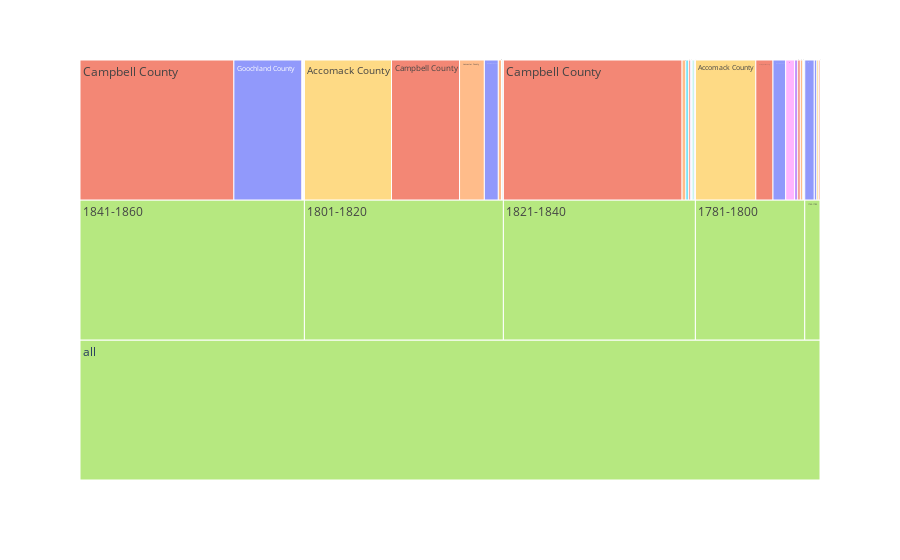

Source (notebook cell):
### Code cell
fig = px.icicle(df, 
                path=[px.Constant("all"), 'Period', 'Locality'],
                values='Slaves', 
                color='Locality')

fig.update_traces(root_color="lightgrey", 
                  tiling=dict(orientation='v', flip='y'))

fig.show()

### Figure 1 — Plotly figure (JSON) as saved in the notebook; plotly's stock layout.template omitted (floating-point values rounded to 4 significant figures)
{"data": [{"branchvalues": "total", "customdata": [["Middlesex County"], ["Norfolk County"], ["Norfolk County"], ["Petersburg City"], ["Petersburg City"], ["Prince Edward County"], ["Middlesex County"], ["Lancaster County"], ["Southampton County"], ["Staunton City"], ["(?)"], ["(?)"], ["(?)"], ["(?)"], ["Rockingham County"], ["Norfolk County"], ["Southampton County"], ["Rockingham County"], ["Norfolk County"], ["Accomack County"], ["Goochland County"], ["Campbell County"], ["Caroline County"], ["Frederick County"], ["Lancaster County"], ["Arlington County"], ["Goochland County"], ["Accomack County"], ["Goochland County"], ["Goochland County"], ["Lancaster County"], ["Goochland County"], ["Accomack County"], ["Norfolk County"], ["Campbell County"], ["Campbell County"], ["Campbell County"], ["Henry County"], ["Lancaster County"], ["(?)"], ["Petersburg City"], ["(?)"]], "domain": {"x": [0, 1], "y": [0, 1]}, "hovertemplate": "labels=%{label}<br>Slaves=%{value}<br>parent=%{parent}<br>id=%{id}<br>Locality=%{customdata[0]}<extra></extra>", "ids": ["all/1760-1780/Middlesex County", "all/1821-1840/Norfolk County", "all/1841-1860/Norfolk County", "all/1781-1800/Petersburg City", "all/1801-1820/Petersburg City", "all/1781-1800/Prince Edward County", "all/1781-1800/Middlesex County", "all/1841-1860/Lancaster County", "all/1841-1860/Southampton County", "all/1821-1840/Staunton City", "all/1760-1780", "all/1781-1800", "all/1801-1820", "all/1821-1840", "all/1841-1860/Rockingham County", "all/1801-1820/Norfolk County", "all/1821-1840/Southampton County", "all/1781-1800/Rockingham County", "all/1760-1780/Norfolk County", "all/1760-1780/Accomack County", "all/1760-1780/Goochland County", "all/1841-1860/Campbell County", "all/1781-1800/Caroline County", "all/1821-1840/Frederick County", "all/1821-1840/Lancaster County", "all/1801-1820/Arlington County", "all/1781-1800/Goochland County", "all/1781-1800/Accomack County", "all/1821-1840/Goochland County", "all/1841-1860/Goochland County", "all/1801-1820/Lancaster County", "all/1801-1820/Goochland County", "all/1801-1820/Accomack County", "all/1781-1800/Norfolk County", "all/1821-1840/Campbell County", "all/1801-1820/Campbell County", "all/1781-1800/Campbell County", "all/1821-1840/Henry County", "all/1781-1800/Lancaster County", "all/1841-1860", "all/1821-1840/Petersburg City", "all"], "labels": ["Middlesex County", "Norfolk County", "Norfolk County", "Petersburg City", "Petersburg City", "Prince Edward County", "Middlesex County", "Lancaster County", "Southampton County", "Staunton City", "1760-1780", "1781-1800", "1801-1820", "1821-1840", "Rockingham County", "Norfolk County", "Southampton County", "Rockingham County", "Norfolk County", "Accomack County", "Goochland County", "Campbell County", "Caroline County", "Frederick County", "Lancaster County", "Arlington County", "Goochland County", "Accomack County", "Goochland County", "Goochland County", "Lancaster County", "Goochland County", "Accomack County", "Norfolk County", "Campbell County", "Campbell County", "Campbell County", "Henry County", "Lancaster County", "1841-1860", "Petersburg City", "all"], "marker": {"colors": ["#636efa", "#EF553B", "#EF553B", "#00cc96", "#00cc96", "#ab63fa", "#636efa", "#FFA15A", "#19d3f3", "#FF6692", "#B6E880", "#B6E880", "#B6E880", "#B6E880", "#FF97FF", "#EF553B", "#19d3f3", "#FF97FF", "#EF553B", "#FECB52", "#636efa", "#EF553B", "#00cc96", "#ab63fa", "#FFA15A", "#FFA15A", "#636efa", "#FECB52", "#636efa", "#636efa", "#FFA15A", "#636efa", "#FECB52", "#EF553B", "#EF553B", "#EF553B", "#EF553B", "#19d3f3", "#FFA15A", "#B6E880", "#00cc96", "#B6E880"]}, "name": "", "parents": ["all/1760-1780", "all/1821-1840", "all/1841-1860", "all/1781-1800", "all/1801-1820", "all/1781-1800", "all/1781-1800", "all/1841-1860", "all/1841-1860", "all/1821-1840", "all", "all", "all", "all", "all/1841-1860", "all/1801-1820", "all/1821-1840", "all/1781-1800", "all/1760-1780", "all/1760-1780", "all/1760-1780", "all/1841-1860", "all/1781-1800", "all/1821-1840", "all/1821-1840", "all/1801-1820", "all/1781-1800", "all/1781-1800", "all/1821-1840", "all/1841-1860", "all/1801-1820", "all/1801-1820", "all/1801-1820", "all/1781-1800", "all/1821-1840", "all/1801-1820", "all/1781-1800", "all/1821-1840", "all/1781-1800", "all", "all/1821-1840", ""], "root": {"color": "lightgrey"}, "tiling": {"flip": "y", "orientation": "v"}, "type": "icicle", "values": [4, 3, 1, 1, 2, 5, 1, 1, 1, 1, 24, 172, 313, 302, 1, 1, 4, 14, 2, 3, 15, 242, 1, 2, 6, 5, 20, 95, 1, 107, 39, 22, 137, 4, 281, 107, 27, 2, 4, 353, 2, 1164]}], "layout": {"legend": {"tracegroupgap": 0}, "margin": {"t": 60}}}
